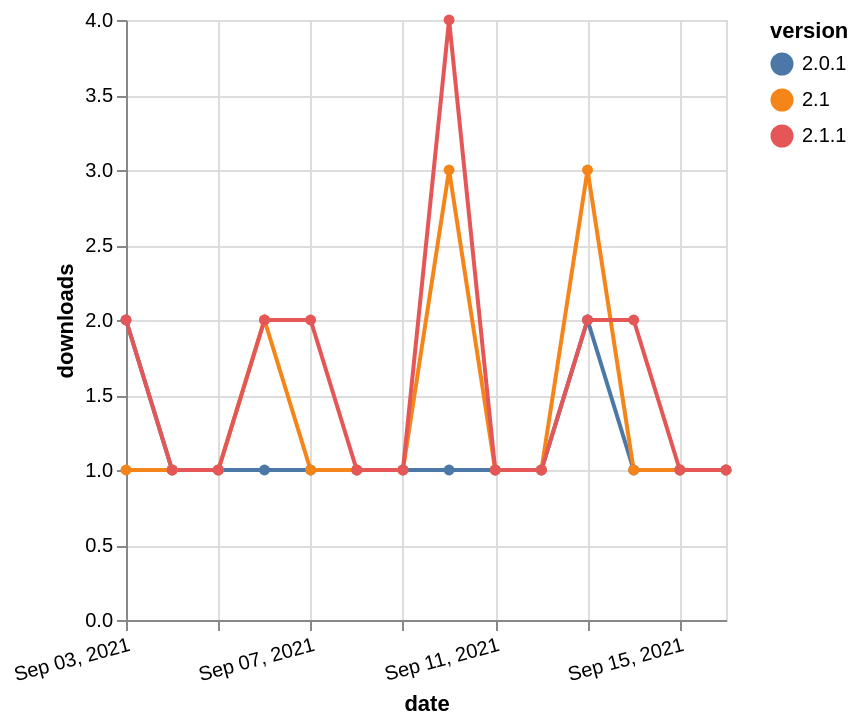

Vega-Lite specification for this chart:
### Vega-Lite specification from a JSON file in a GitHub repository (floating-point values rounded to 4 significant figures)
{"$schema": "https://vega.github.io/schema/vega-lite/v5.json", "description": "A simple bar chart with embedded data.", "data": {"values": [{"date": "2021-09-03", "total": 206, "delta": 2, "version": "2.0.1"}, {"date": "2021-09-04", "total": 207, "delta": 1, "version": "2.0.1"}, {"date": "2021-09-05", "total": 208, "delta": 1, "version": "2.0.1"}, {"date": "2021-09-06", "total": 209, "delta": 1, "version": "2.0.1"}, {"date": "2021-09-07", "total": 210, "delta": 1, "version": "2.0.1"}, {"date": "2021-09-08", "total": 211, "delta": 1, "version": "2.0.1"}, {"date": "2021-09-09", "total": 212, "delta": 1, "version": "2.0.1"}, {"date": "2021-09-10", "total": 213, "delta": 1, "version": "2.0.1"}, {"date": "2021-09-11", "total": 214, "delta": 1, "version": "2.0.1"}, {"date": "2021-09-12", "total": 215, "delta": 1, "version": "2.0.1"}, {"date": "2021-09-13", "total": 217, "delta": 2, "version": "2.0.1"}, {"date": "2021-09-14", "total": 218, "delta": 1, "version": "2.0.1"}, {"date": "2021-09-15", "total": 219, "delta": 1, "version": "2.0.1"}, {"date": "2021-09-16", "total": 220, "delta": 1, "version": "2.0.1"}, {"date": "2021-09-03", "total": 302, "delta": 1, "version": "2.1"}, {"date": "2021-09-04", "total": 303, "delta": 1, "version": "2.1"}, {"date": "2021-09-05", "total": 304, "delta": 1, "version": "2.1"}, {"date": "2021-09-06", "total": 306, "delta": 2, "version": "2.1"}, {"date": "2021-09-07", "total": 307, "delta": 1, "version": "2.1"}, {"date": "2021-09-08", "total": 308, "delta": 1, "version": "2.1"}, {"date": "2021-09-09", "total": 309, "delta": 1, "version": "2.1"}, {"date": "2021-09-10", "total": 312, "delta": 3, "version": "2.1"}, {"date": "2021-09-11", "total": 313, "delta": 1, "version": "2.1"}, {"date": "2021-09-12", "total": 314, "delta": 1, "version": "2.1"}, {"date": "2021-09-13", "total": 317, "delta": 3, "version": "2.1"}, {"date": "2021-09-14", "total": 318, "delta": 1, "version": "2.1"}, {"date": "2021-09-15", "total": 319, "delta": 1, "version": "2.1"}, {"date": "2021-09-16", "total": 320, "delta": 1, "version": "2.1"}, {"date": "2021-09-03", "total": 320, "delta": 2, "version": "2.1.1"}, {"date": "2021-09-04", "total": 321, "delta": 1, "version": "2.1.1"}, {"date": "2021-09-05", "total": 322, "delta": 1, "version": "2.1.1"}, {"date": "2021-09-06", "total": 324, "delta": 2, "version": "2.1.1"}, {"date": "2021-09-07", "total": 326, "delta": 2, "version": "2.1.1"}, {"date": "2021-09-08", "total": 327, "delta": 1, "version": "2.1.1"}, {"date": "2021-09-09", "total": 328, "delta": 1, "version": "2.1.1"}, {"date": "2021-09-10", "total": 332, "delta": 4, "version": "2.1.1"}, {"date": "2021-09-11", "total": 333, "delta": 1, "version": "2.1.1"}, {"date": "2021-09-12", "total": 334, "delta": 1, "version": "2.1.1"}, {"date": "2021-09-13", "total": 336, "delta": 2, "version": "2.1.1"}, {"date": "2021-09-14", "total": 338, "delta": 2, "version": "2.1.1"}, {"date": "2021-09-15", "total": 339, "delta": 1, "version": "2.1.1"}, {"date": "2021-09-16", "total": 340, "delta": 1, "version": "2.1.1"}]}, "width": "container", "mark": {"type": "line", "point": {"filled": true}}, "encoding": {"x": {"field": "date", "type": "temporal", "timeUnit": "yearmonthdate", "title": "date", "axis": {"labelAngle": -15}}, "y": {"field": "delta", "type": "quantitative", "title": "downloads"}, "color": {"field": "version", "type": "nominal"}, "tooltip": {"field": "delta"}}}
